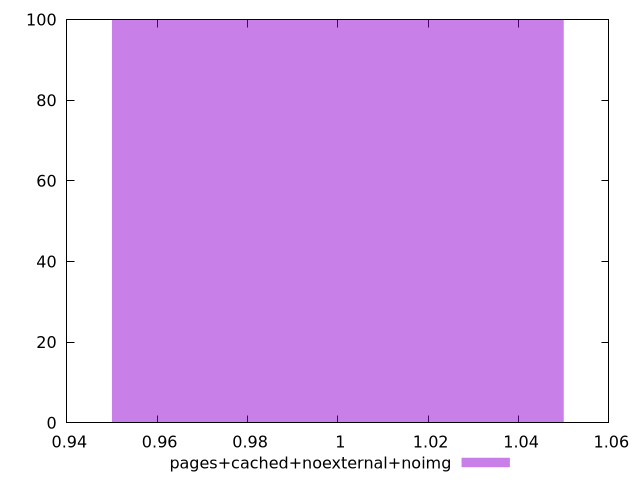

Write the gnuplot code that produced this figure.
$_pagesCachedNoexternalNoimg <<EOF
1 100
EOF
set key outside below
set terminal pngcairo
set output "report_00005_2020-11-02T22-26-11.212Z/uses-optimized-images/pages+cached+noexternal+noimg//hist.png"
set yrange [0:100]
set boxwidth 0.1
set style fill transparent solid 0.5 noborder
plot $_pagesCachedNoexternalNoimg title "pages+cached+noexternal+noimg" with boxes ,
